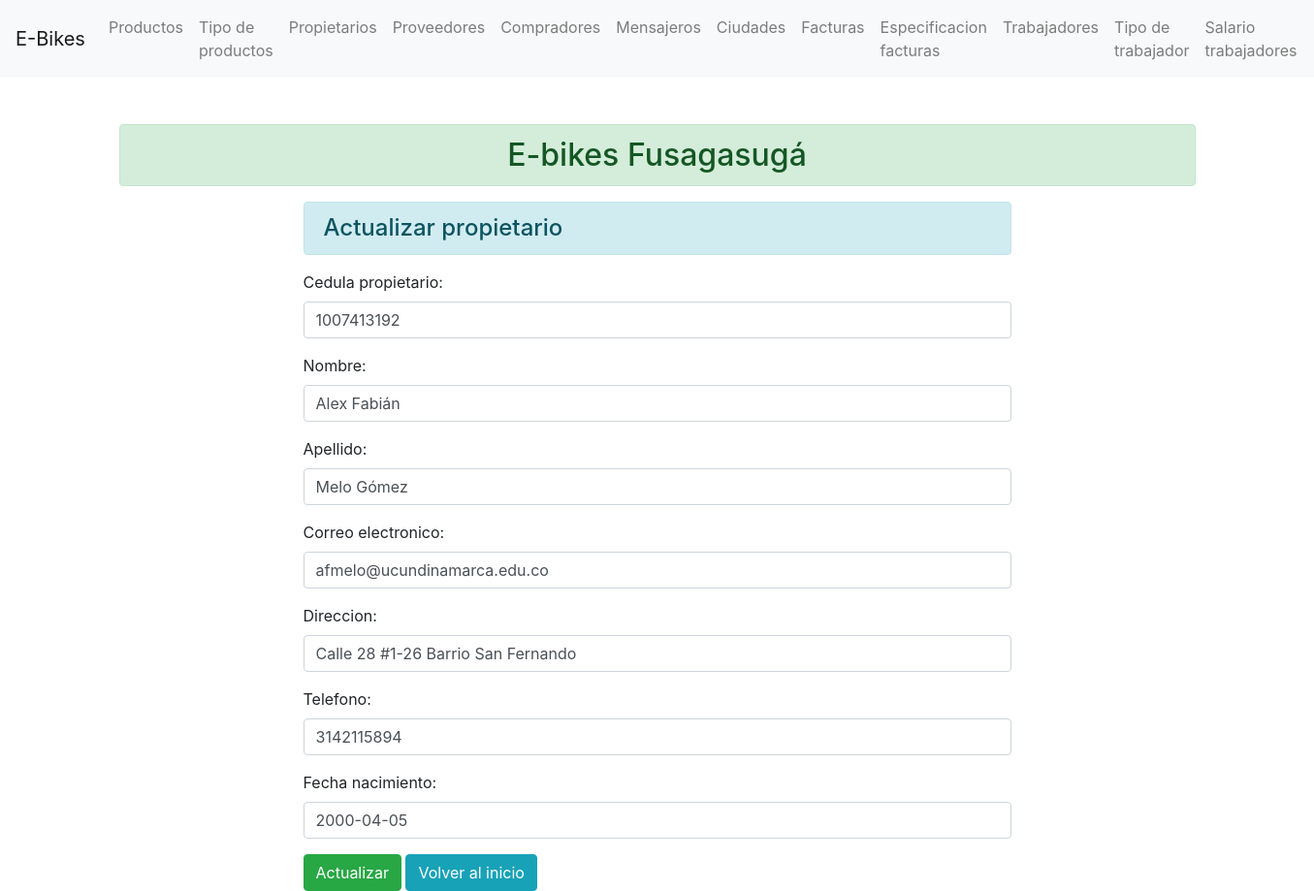
The app's page /propietarios/1007413192/, older data.
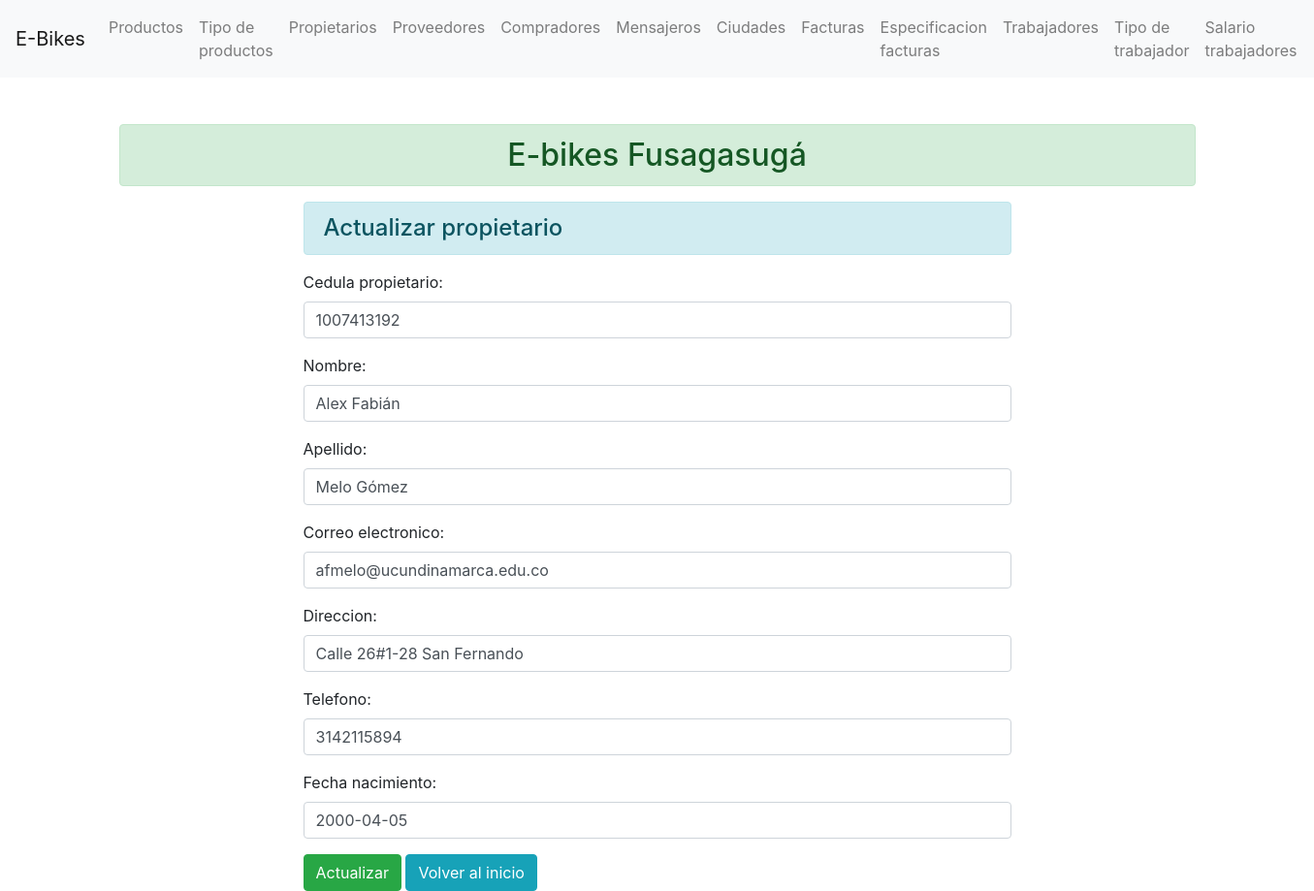
The same page, newer data.
### enroll/models.py (models this page shows)
class Propietario(models.Model):
    cedula_propietario = models.IntegerField(primary_key=True)
    nombre = models.CharField(max_length=70)
    apellido = models.CharField(max_length=70)
    correo_electronico = models.EmailField(max_length=70)
    direccion = models.CharField(max_length=70)
    telefono = models.IntegerField()
    fecha_nacimiento = models.DateField()

### enroll/views.py (the view)
# urls.py: path('propietarios/<int:cedula_propietario>/', views.update_propietario, name="updatepropietario"),
def update_propietario(request, cedula_propietario):
    if request.method == 'POST':
        pi = Propietario.objects.get(pk=cedula_propietario)
        fm = PropietarioRegistration(request.POST, instance=pi)
        if fm.is_valid():
            fm.save()
    else:
        pi = Propietario.objects.get(pk=cedula_propietario)
        fm = PropietarioRegistration(instance=pi)
    return render(request, 'enroll/updatepropietario.html', {'form':fm})

### enroll/forms.py
class PropietarioRegistration(forms.ModelForm):
    class Meta:
        model = Propietario
        fields = ['cedula_propietario', 'nombre', 'apellido', 'correo_electronico', 'direccion', 'telefono', 'fecha_nacimiento']
        widgets = {
            'cedula_propietario': forms.NumberInput(attrs={'class':'form-control'}),
            'nombre': forms.TextInput(attrs={'class':'form-control'}),
            'apellido': forms.TextInput(attrs={'class':'form-control'}),
            'correo_electronico': forms.EmailInput(attrs={'class':'form-control'}),
            'direccion': forms.TextInput(attrs={'class':'form-control'}),
            'telefono': forms.NumberInput(attrs={'class':'form-control'}),
            'fecha_nacimiento': forms.DateInput(attrs={'class':'form-control'}),
        }

### enroll/templates/enroll/updatepropietario.html (shortened to what this page needs)
{% extends 'enroll/base.html' %}
{% block content  %}
    <div class="row">
        <div class="col-sm-8 offset-2">
            <h4 class="alert alert-info">Actualizar propietario</h4>
            <form action="" method="POST">
                {{form.as_p}}
                <input type="submit" class="btn btn-success" value="Actualizar">
                <a href="{% url 'addpropietario' %}" class="btn btn-info">Volver al inicio</a>
            </form>
        </div>
    </div>
{% endblock content  %}

Row changes from the older to the newer data that the page shows:
changed Propietario "Alex Fabián": direccion "Calle 28 #1-26 Barrio San Fernando" → "Calle 26#1-28 San Fernando"
